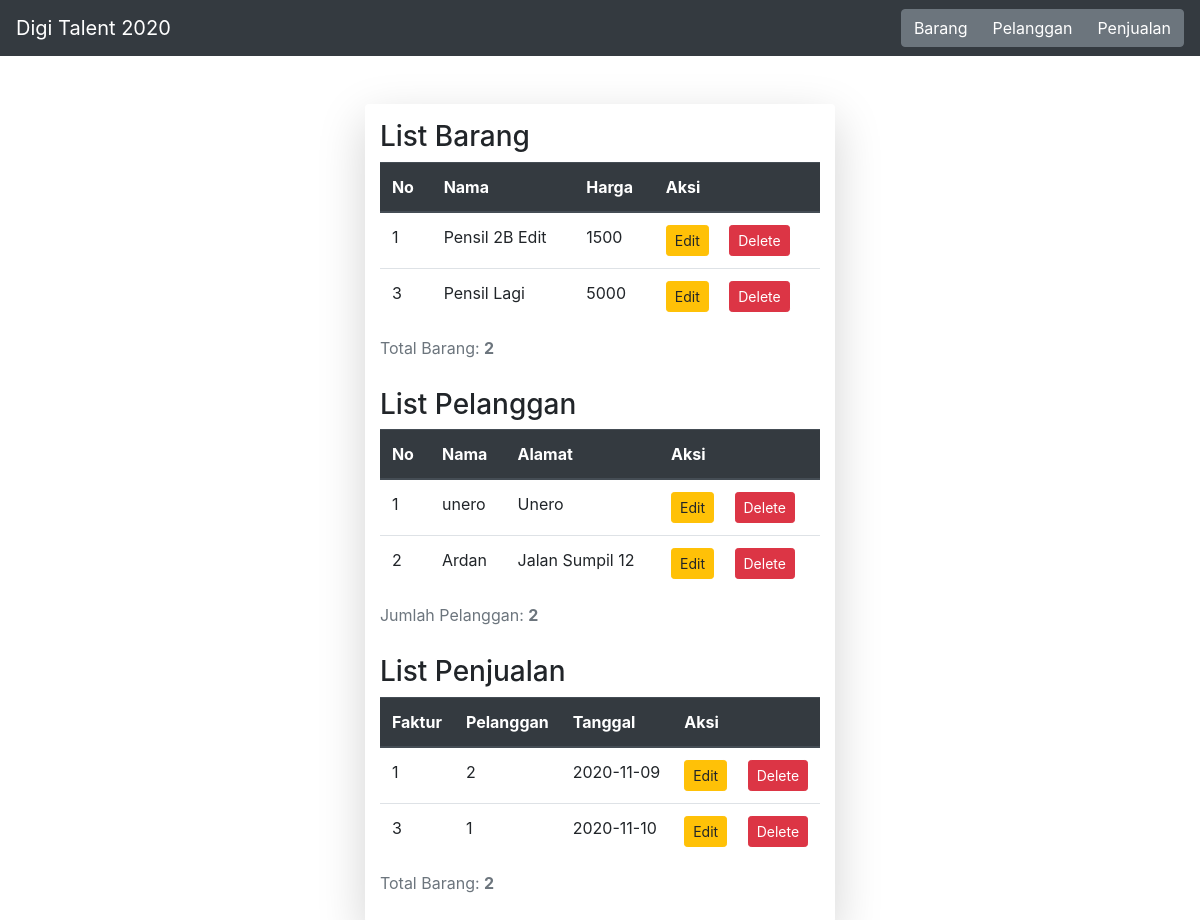
The page / on the database its author committed.
### tables this page shows
CREATE TABLE `barang` (
  `KodeBarang` int(6) NOT NULL,
  `NamaBarang` varchar(25) NOT NULL DEFAULT '',
  `HargaBarang` varchar(25) NOT NULL DEFAULT '',
  PRIMARY KEY (`KodeBarang`)
);

CREATE TABLE `pelanggan` (
  `NoPelanggan` int(6) NOT NULL,
  `NamaPelanggan` varchar(25) NOT NULL,
  `Alamat` varchar(25) NOT NULL,
  PRIMARY KEY (`NoPelanggan`)
);

CREATE TABLE `penjualan` (
  `faktur` int(6) NOT NULL,
  `NoPelanggan` int(6) NOT NULL,
  `TanggalPenjualan` varchar(25) NOT NULL,
  PRIMARY KEY (`faktur`),
  KEY `Pelanggan` (`NoPelanggan`),
  CONSTRAINT `Pelanggan` FOREIGN KEY (`NoPelanggan`) REFERENCES `pelanggan` (`NoPelanggan`)
);

### index.php (the view, shortened to what this page needs)
<?php
include('config.php');
include('templates/header.php');
?>
<div class="container mt-5 ">
    <div class="row justify-content-center">
        <div class="col-md-auto shadow-lg pt-3 rounded">
            <h3>List Barang</h3>
            <div class="table-responsive">
                <table class="table table-hover">
                    <?php
                    $sql = "SELECT * FROM barang";
                    $query = mysqli_query($db, $sql);
                    $total = mysqli_num_rows($query);
                    ?>
                    <caption>Total Barang: <strong><?= $total ?></strong></caption>
                    <thead class="thead-dark">
                        <tr>
                            <th scope="col">No</th>
                            <th scope="col">Nama</th>
                            <th scope="col">Harga</th>
                            <th scope="col">Aksi</th>
                        </tr>
                    </thead>
                    <tbody>
                        <?php while ($brg = mysqli_fetch_array($query)) {
                            ?>
                            <tr>
                                <td><?= $brg['KodeBarang'] ?></td>
                                <td><?= $brg['NamaBarang'] ?></td>
                                <td><?= $brg['HargaBarang'] ?></td>
                                <td>
                                    <a href="editBr.php?id=<?= $brg['KodeBarang'] ?>" class="btn btn-warning btn-sm">Edit</a>
                                    <a href="delete.php?id=<?= $brg['KodeBarang'] ?>&typ=brg" class="btn btn-danger btn-sm ml-3">Delete</a>
                                </td>
                            </tr>
                        <?php
                        }
                        ?>
                    </tbody>
                </table>
            </div>
            <h3>List Pelanggan</h3>
            <div class="table-responsive">
                <table class="table table-hover">
                    <?php
                    $sql = "SELECT * FROM pelanggan";
                    $query = mysqli_query($db, $sql);
                    $total = mysqli_num_rows($query);
                    ?>
                    <caption>Jumlah Pelanggan: <strong><?= $total ?></strong></caption>
                    <thead class="thead-dark">
                        <tr>
                            <th scope="col">No</th>
                            <th scope="col">Nama</th>
                            <th scope="col">Alamat</th>
                            <th scope="col">Aksi</th>
                        </tr>
                    </thead>
                    <tbody>
                        <?php while ($pl = mysqli_fetch_array($query)) {
                            ?>
                            <tr>
                                <td><?= $pl['NoPelanggan'] ?></td>
                                <td><?= $pl['NamaPelanggan'] ?></td>
                                <td><?= $pl['Alamat'] ?></td>
                                <td>
                                    <a href="editPl.php?id=<?= $pl['NoPelanggan'] ?>&typ=pl" class="btn btn-warning btn-sm">Edit</a>
                                    <a href="delete.php?id=<?= $pl['NoPelanggan'] ?>&typ=pl" class="btn btn-danger btn-sm ml-3">Delete</a>
                                </td>
                            </tr>
                        <?php
                        }
                        ?>
                    </tbody>
                </table>
            </div>
            <h3>List Penjualan</h3>
            <div class="table-responsive">
                <table class="table table-hover">
                    <?php
                    $sql = "SELECT * FROM penjualan";
                    $query = mysqli_query($db, $sql);
                    $total = mysqli_num_rows($query);
                    ?>
                    <caption>Total Barang: <strong><?= $total ?></strong></caption>
                    <thead class="thead-dark">
                        <tr>
                            <th scope="col">Faktur</th>
                            <th scope="col">Pelanggan</th>
                            <th scope="col">Tanggal</th>
                            <th scope="col">Aksi</th>
                        </tr>
                    </thead>
                    <tbody>
                        <?php while ($pj = mysqli_fetch_array($query)) {
                            ?>
                            <tr>
                                <td><?= $pj['faktur'] ?></td>
                                <td><?= $pj['NoPelanggan'] ?></td>
                                <td><?= $pj['TanggalPenjualan'] ?></td>
                                <td>
                                    <a href="editPj.php?id=<?= $pj['faktur'] ?>&typ=pj" class="btn btn-warning btn-sm">Edit</a>
                                    <a href="delete.php?id=<?= $pj['faktur'] ?>&typ=pj" class="btn btn-danger btn-sm ml-3">Delete</a>
                                </td>
                            </tr>
                        <?php
                        }
                        ?>
                    </tbody>
                </table>
            </div>
        </div>
    </div>
</div>
<?php include('templates/footer.php') ?>

### templates/header.php (shortened to what this page needs)
<!doctype html>
<html lang="en">
<head>
    <link rel="stylesheet" href="https://cdn.jsdelivr.net/npm/bootstrap@4.5.3/dist/css/bootstrap.min.css">
</head>
<body>
    <nav class="navbar navbar-expand-lg navbar-dark bg-dark">
        <a class="navbar-brand" href="index.php">Digi Talent 2020</a>
        <div class="collapse navbar-collapse" id="navbarSupportedContent">
            <ul class="nav nav-pills">
                <div class="btn-group nav-item" role="group" aria-label="Basic example">
                    <a href="addBr.php" class="btn btn-secondary">Barang</a>
                    <a href="addPl.php" class="btn btn-secondary">Pelanggan</a>
                    <a href="addPj.php" class="btn btn-secondary">Penjualan</a>
                </div>
            </ul>
        </div>
    </nav>

### templates/footer.php (shortened to what this page needs)
</body>
</html>

### rows shown on the page
barang: KodeBarang "1", NamaBarang "Pensil 2B Edit", HargaBarang "1500"
barang: KodeBarang "3", NamaBarang "Pensil Lagi", HargaBarang "5000"
pelanggan: NoPelanggan "1", NamaPelanggan "unero", Alamat "Unero"
pelanggan: NoPelanggan "2", NamaPelanggan "Ardan", Alamat "Jalan Sumpil 12"
penjualan: faktur "1", NoPelanggan "2", TanggalPenjualan "2020-11-09"
penjualan: faktur "3", NoPelanggan "1", TanggalPenjualan "2020-11-10"

### other values the page prints
$total "2"
